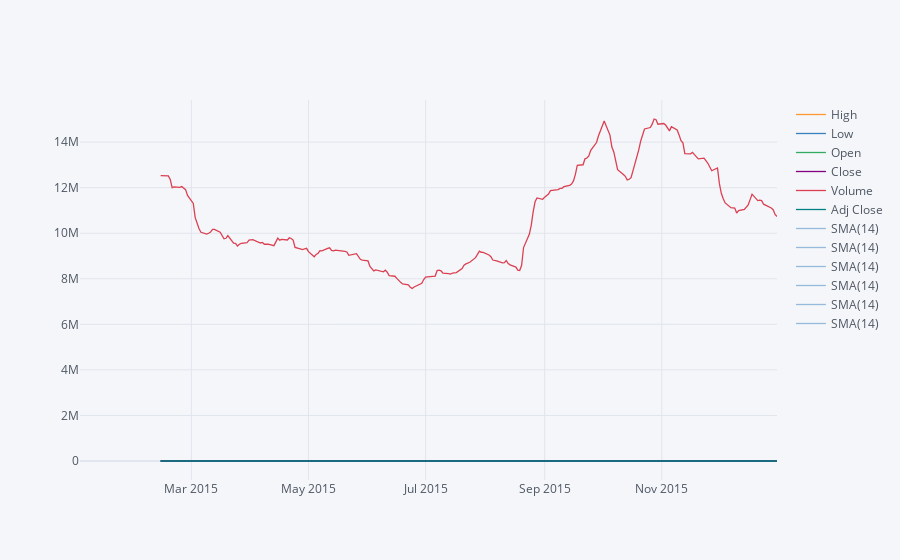

Notebook code cell kept with this figure:
### Markdown cell above
## Simple Moving Averages plot of Morgan Stanley for the year 2015

### Code cell
#MS.rolling(window=30).mean().ta_plot(study='sma')
MS[MS.index.year==2015].rolling(window=30).mean().ta_plot(study='sma')

### Figure 1 — Plotly figure (JSON) as saved in the notebook; plotly's stock layout.template omitted (floating-point values rounded to 4 significant figures; data arrays with more than 128 entries replaced by an {"elided": "..."} marker saying what was removed)
{"data": [{"line": {"color": "rgba(255, 153, 51, 1.0)", "dash": "solid", "shape": "linear", "width": 1.3}, "mode": "lines", "name": "High", "text": "", "type": "scatter", "x": {"elided": "252 str values"}, "y": {"elided": "252 mixed values"}}, {"line": {"color": "rgba(55, 128, 191, 1.0)", "dash": "solid", "shape": "linear", "width": 1.3}, "mode": "lines", "name": "Low", "text": "", "type": "scatter", "x": {"elided": "252 str values"}, "y": {"elided": "252 mixed values"}}, {"line": {"color": "rgba(50, 171, 96, 1.0)", "dash": "solid", "shape": "linear", "width": 1.3}, "mode": "lines", "name": "Open", "text": "", "type": "scatter", "x": {"elided": "252 str values"}, "y": {"elided": "252 mixed values"}}, {"line": {"color": "rgba(128, 0, 128, 1.0)", "dash": "solid", "shape": "linear", "width": 1.3}, "mode": "lines", "name": "Close", "text": "", "type": "scatter", "x": {"elided": "252 str values"}, "y": {"elided": "252 mixed values"}}, {"line": {"color": "rgba(219, 64, 82, 1.0)", "dash": "solid", "shape": "linear", "width": 1.3}, "mode": "lines", "name": "Volume", "text": "", "type": "scatter", "x": {"elided": "252 str values"}, "y": {"elided": "252 mixed values"}}, {"line": {"color": "rgba(0, 128, 128, 1.0)", "dash": "solid", "shape": "linear", "width": 1.3}, "mode": "lines", "name": "Adj Close", "text": "", "type": "scatter", "x": {"elided": "252 str values"}, "y": {"elided": "252 mixed values"}}, {"line": {"color": "rgba(55, 128, 191, 0.49999999999999983)", "dash": "solid", "shape": "linear", "width": 1.3}, "mode": "lines", "name": "SMA(14)", "text": "", "type": "scatter", "x": {"elided": "252 str values"}, "y": {"elided": "252x6 mixed values"}}, {"line": {"color": "rgba(55, 128, 191, 0.49999999999999983)", "dash": "solid", "shape": "linear", "width": 1.3}, "mode": "lines", "name": "SMA(14)", "text": "", "type": "scatter", "x": {"elided": "252 str values"}, "y": {"elided": "252x6 mixed values"}}, {"line": {"color": "rgba(55, 128, 191, 0.49999999999999983)", "dash": "solid", "shape": "linear", "width": 1.3}, "mode": "lines", "name": "SMA(14)", "text": "", "type": "scatter", "x": {"elided": "252 str values"}, "y": {"elided": "252x6 mixed values"}}, {"line": {"color": "rgba(55, 128, 191, 0.49999999999999983)", "dash": "solid", "shape": "linear", "width": 1.3}, "mode": "lines", "name": "SMA(14)", "text": "", "type": "scatter", "x": {"elided": "252 str values"}, "y": {"elided": "252x6 mixed values"}}, {"line": {"color": "rgba(55, 128, 191, 0.49999999999999983)", "dash": "solid", "shape": "linear", "width": 1.3}, "mode": "lines", "name": "SMA(14)", "text": "", "type": "scatter", "x": {"elided": "252 str values"}, "y": {"elided": "252x6 mixed values"}}, {"line": {"color": "rgba(55, 128, 191, 0.49999999999999983)", "dash": "solid", "shape": "linear", "width": 1.3}, "mode": "lines", "name": "SMA(14)", "text": "", "type": "scatter", "x": {"elided": "252 str values"}, "y": {"elided": "252x6 mixed values"}}], "layout": {"legend": {"bgcolor": "#F5F6F9", "font": {"color": "#4D5663"}}, "paper_bgcolor": "#F5F6F9", "plot_bgcolor": "#F5F6F9", "title": {"font": {"color": "#4D5663"}}, "xaxis": {"gridcolor": "#E1E5ED", "showgrid": true, "tickfont": {"color": "#4D5663"}, "title": {"font": {"color": "#4D5663"}, "text": ""}, "zerolinecolor": "#E1E5ED"}, "yaxis": {"gridcolor": "#E1E5ED", "showgrid": true, "tickfont": {"color": "#4D5663"}, "title": {"font": {"color": "#4D5663"}, "text": ""}, "zerolinecolor": "#E1E5ED"}}}
